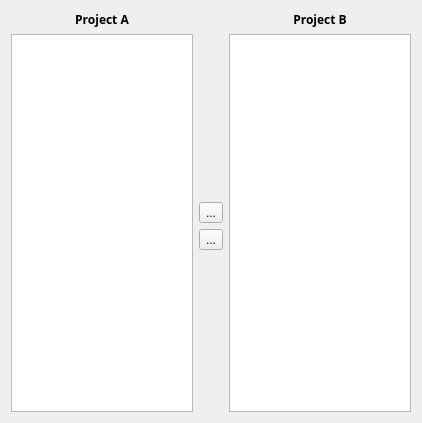
<?xml version="1.0" encoding="UTF-8"?>
<ui version="4.0">
 <class>ProjectDialog</class>
 <widget class="QDialog" name="ProjectDialog">
  <property name="geometry">
   <rect>
    <x>0</x>
    <y>0</y>
    <width>422</width>
    <height>423</height>
   </rect>
  </property>
  <property name="windowTitle">
   <string>Choose Project</string>
  </property>
  <layout class="QGridLayout">
   <item row="3" column="1">
    <widget class="QToolButton" name="rightButton">
     <property name="text">
      <string>...</string>
     </property>
     <property name="icon">
      <iconset resource="projectchooser.qrc">
       <normaloff>:/images/rightarrow.png</normaloff>:/images/rightarrow.png</iconset>
     </property>
     <property name="iconSize">
      <size>
       <width>22</width>
       <height>22</height>
      </size>
     </property>
    </widget>
   </item>
   <item row="1" column="1">
    <spacer>
     <property name="orientation">
      <enum>Qt::Vertical</enum>
     </property>
     <property name="sizeHint" stdset="0">
      <size>
       <width>20</width>
       <height>40</height>
      </size>
     </property>
    </spacer>
   </item>
   <item row="4" column="1">
    <spacer>
     <property name="orientation">
      <enum>Qt::Vertical</enum>
     </property>
     <property name="sizeHint" stdset="0">
      <size>
       <width>20</width>
       <height>21</height>
      </size>
     </property>
    </spacer>
   </item>
   <item row="2" column="1">
    <widget class="QToolButton" name="leftButton">
     <property name="text">
      <string>...</string>
     </property>
     <property name="icon">
      <iconset resource="projectchooser.qrc">
       <normaloff>:/images/leftarrow.png</normaloff>:/images/leftarrow.png</iconset>
     </property>
     <property name="iconSize">
      <size>
       <width>22</width>
       <height>22</height>
      </size>
     </property>
    </widget>
   </item>
   <item row="0" column="2">
    <widget class="QLabel" name="labelB">
     <property name="text">
      <string>&lt;html&gt;&lt;head&gt;&lt;meta name=&quot;qrichtext&quot; content=&quot;1&quot; /&gt;&lt;/head&gt;&lt;body style=&quot; white-space: pre-wrap; font-family:Sans Serif; font-weight:400; font-style:normal; text-decoration:none;&quot;&gt;&lt;p style=&quot; margin-top:0px; margin-bottom:0px; margin-left:0px; margin-right:0px; -qt-block-indent:0; text-indent:0px;&quot;&gt;&lt;span style=&quot; font-weight:600;&quot;&gt;Project B&lt;/span&gt;&lt;/p&gt;&lt;/body&gt;&lt;/html&gt;</string>
     </property>
     <property name="alignment">
      <set>Qt::AlignCenter</set>
     </property>
    </widget>
   </item>
   <item row="0" column="0">
    <widget class="QLabel" name="labelA">
     <property name="text">
      <string>&lt;html&gt;&lt;head&gt;&lt;meta name=&quot;qrichtext&quot; content=&quot;1&quot; /&gt;&lt;/head&gt;&lt;body style=&quot; white-space: pre-wrap; font-family:Sans Serif; font-weight:400; font-style:normal; text-decoration:none;&quot;&gt;&lt;p style=&quot; margin-top:0px; margin-bottom:0px; margin-left:0px; margin-right:0px; -qt-block-indent:0; text-indent:0px;&quot;&gt;&lt;span style=&quot; font-weight:600;&quot;&gt;Project A&lt;/span&gt;&lt;/p&gt;&lt;/body&gt;&lt;/html&gt;</string>
     </property>
     <property name="alignment">
      <set>Qt::AlignHCenter</set>
     </property>
    </widget>
   </item>
   <item row="1" column="0" rowspan="4">
    <widget class="ProjectListWidget" name="projectA"/>
   </item>
   <item row="1" column="2" rowspan="4">
    <widget class="ProjectListWidget" name="projectB"/>
   </item>
  </layout>
 </widget>
 <customwidgets>
  <customwidget>
   <class>ProjectListWidget</class>
   <extends>QListWidget</extends>
   <header>projectlistwidget.h</header>
  </customwidget>
 </customwidgets>
 <resources>
  <include location="projectchooser.qrc"/>
 </resources>
 <connections/>
</ui>
